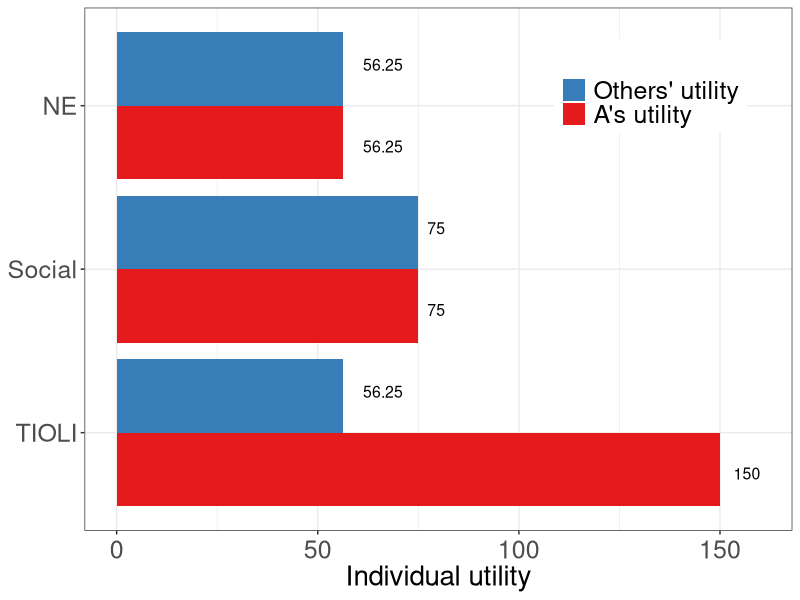
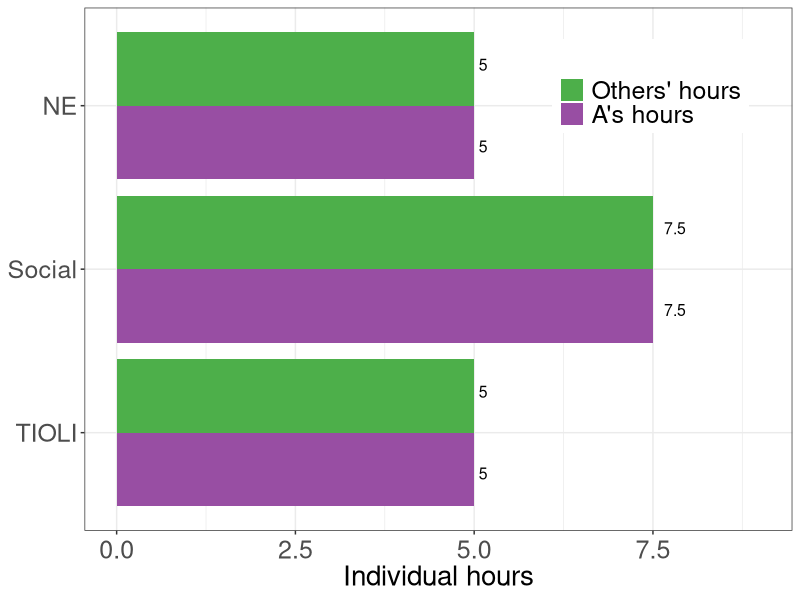
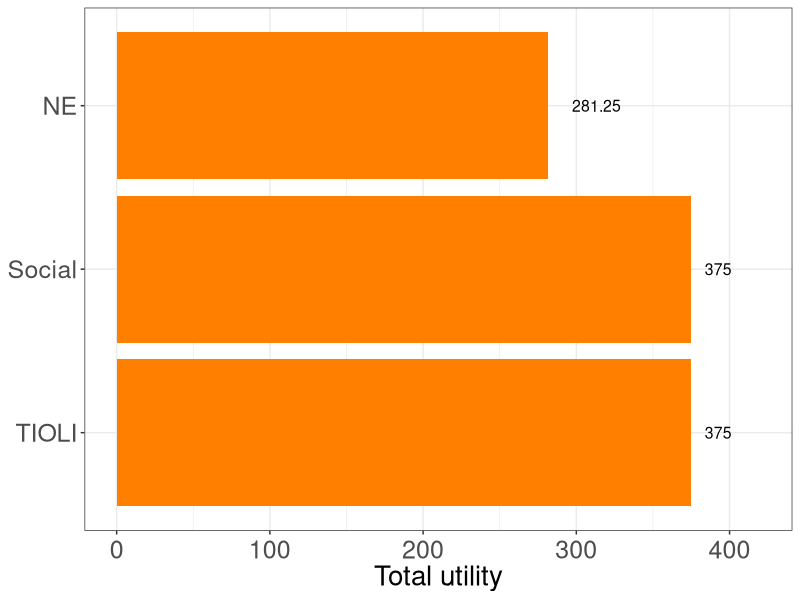
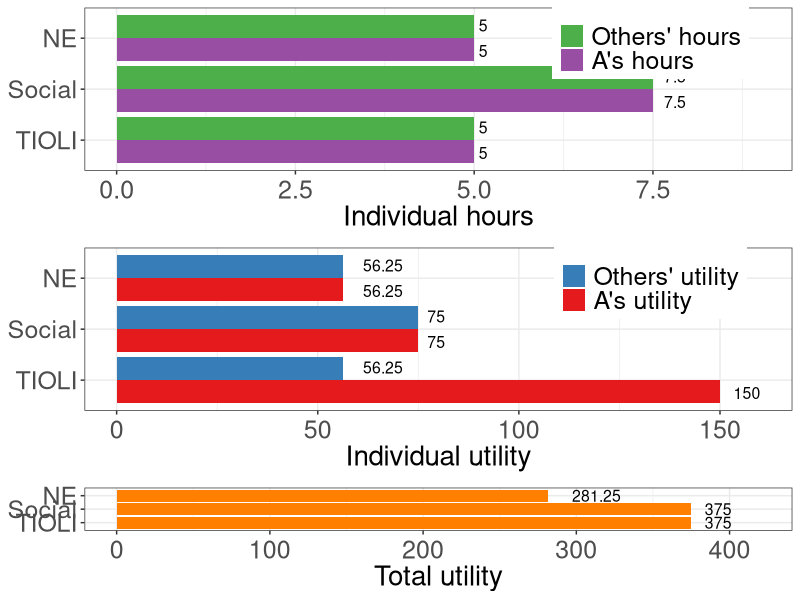

Source code (R) for these figures, in order:
library(tidyverse)

#hA <- c(4.6, 2.7 ,2.7)
#hj <- c(4.6, 2.7 ,2.7)
#uA <- c(21.3, 40.9, 229.1)
#uj <- c(21.3, 40.9, 20)
w <- c(213, 409.1,409.1)
group2 <- c("NE", "Social", "Private")
#dfn10 <- tibble(hA, hj, uA, uj,w,type)
hours <- c(4.6, 4.6 ,2.7, 2.7, 2.7 ,2.7)
utility <- c(21.3,21.3, 40.9, 40.9, 229.1, 20)
type <- c("A_NE","j_NE", "A_s","j_s", "A_p", "j_p")
group <- c("NE", "NE", "Social","Social", "Private", "Private")
dfn10 <- tibble(hours, utility, type, group)
dfn10_total <- tibble(w, group2)

w5 <- c(281.25,375, 375)
group2_5 <- c("NE", "Social", "TIOLI")
#dfn10 <- tibble(hA, hj, uA, uj,w,type)
hours5 <- c(5,5,7.5,7.5,5,5)
utility5 <- c(56.25,56.25,75,75, 150,56.25)
type5 <- c("u^A","u^J", "u^A","u^J",  "u^A","u^J")
group5 <- c( "NE","NE", "Social", "Social","TIOLI", "TIOLI")
dfn5 <- tibble(hours5, utility5, type5, group5)
dfn5_total <- tibble(w5, group2_5)

dfn5 <- 
  dfn5 %>% 
  mutate(group5 = factor(group5, levels = c("TIOLI", "Social","NE")))

dfn5_total <- 
  dfn5_total %>% 
  mutate(group2_5 = factor(group2_5, levels = c("TIOLI", "Social","NE")))


plot1 <- 
  dfn5 %>% 
  ggplot(aes(x = group5, y = utility5, fill = type5)) + 
  geom_bar(stat = "identity", position = position_dodge()) + 
  xlab("") +
  ylab("Individual utility") +
  scale_fill_manual(values=c("#377eb8","#e41a1c", "#41AE76","#FFEF66","#386cb0"),
                      name = "", 
                      breaks = c("u^J","u^A"),
                      labels = c( "Others' utility", "A's utility")
                      ) + 
  theme_bw() + 
  theme(legend.position = c(0.8,0.85),
        legend.text.align = 0,
        axis.title = element_text(size = 20),
        axis.title.y = element_blank(),
        axis.text.y = element_text(size = 18),
        #legend.title = element_text(size = 16),
        legend.text = element_text(size = 18),
        legend.title = element_text(size = 18),
        axis.text.x  = element_text(vjust = 0.5, size = 18)) + 
    geom_text(
    aes(x = group5, y = utility5, label = utility5, group = type5),
    col = "black",
    hjust = -0.5, size = 4,
    position = position_dodge(width = 1),
    inherit.aes = TRUE
  ) +
  ylim(0, 160) +
  coord_flip()
plot1

plot2 <- 
  dfn5 %>% 
  ggplot(aes(x = group5, y = hours5, fill = type5)) + 
  geom_bar(stat = "identity", position = position_dodge()) + 
  xlab("") +
  ylab("Individual hours") +
  scale_fill_manual(values = c("#4daf4a", "#984ea3"),
                    #values=c("#377eb8","#e41a1c", "#41AE76","#FFEF66","#386cb0"),
                    name = "", 
                    breaks = c("u^J","u^A"),
                    labels = c( "Others' hours", "A's hours")
  ) + 
  theme_bw() + 
  theme(legend.position = c(0.8,0.85),
        legend.text.align = 0,
        axis.title = element_text(size = 20),
        axis.title.y = element_blank(),
        axis.text.y = element_text(size = 18),
        #legend.title = element_text(size = 16),
        legend.text = element_text(size = 18),
        legend.title = element_text(size = 18),
        axis.text.x  = element_text(vjust = 0.5, size = 18)) + 
  geom_text(
    aes(x = group5, y = hours5, label = hours5, group = type5),
    col = "black",
    hjust = -0.5, size = 4,
    position = position_dodge(width = 1),
    inherit.aes = TRUE
  ) +
  ylim(0, 9) +
  coord_flip()
plot2

plot3 <- 
  dfn5_total %>% 
  ggplot(aes(x = group2_5, y = w5)) + 
  geom_bar(stat = "identity", position = position_dodge(), fill = "#ff7f00") + 
  xlab("") +
  ylab("Total utility") +
  theme_bw() + 
  theme(legend.position = c(0.8,0.85),
        legend.text.align = 0,
        axis.title = element_text(size = 20),
        axis.title.y = element_blank(),
        axis.text.y = element_text(size = 18),
        #legend.title = element_text(size = 16),
        legend.text = element_text(size = 18),
        legend.title = element_text(size = 18),
        axis.text.x  = element_text(vjust = 0.5, size = 18)) + 
  geom_text(
    aes(x = group2_5, y = w5, label = w5),
    col = "black",
    hjust = -0.5, size = 4,
    position = position_dodge(width = 1),
    inherit.aes = TRUE
  ) +
  ylim(0, 420) +
  coord_flip()
plot3

require(gridExtra)
plots <- grid.arrange(plot2, plot1, plot3, ncol = 1, heights = c(2, 2, 1))

ggsave("coordination_failures/bargraph_n.pdf", plots, width = 7, height = 12)
